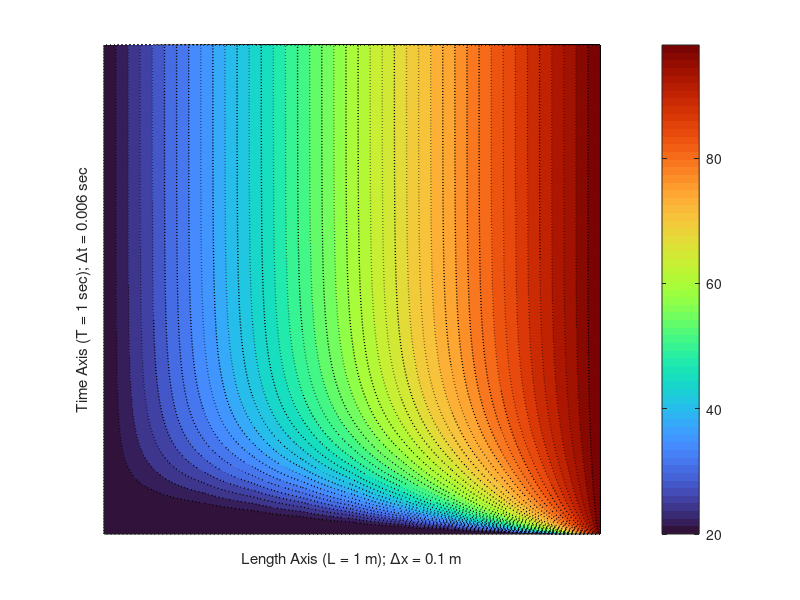
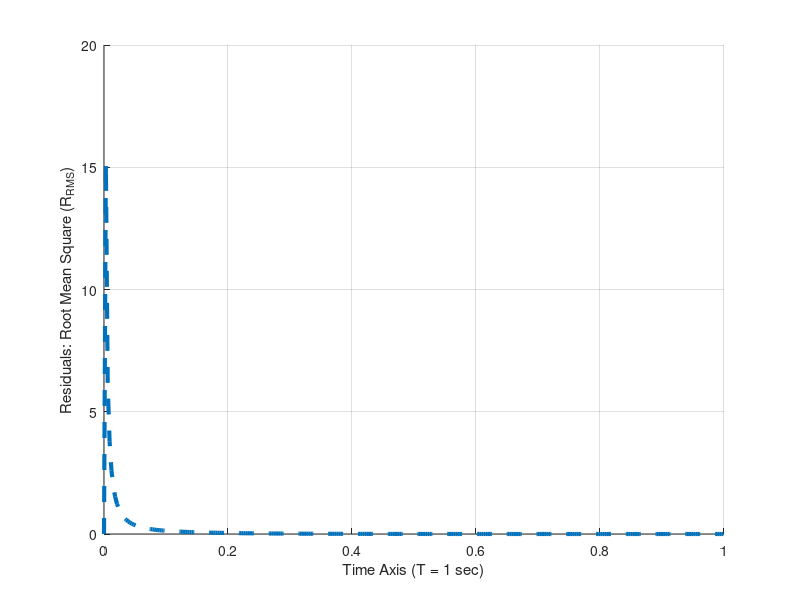

Source code (MATLAB) for these figures, in order:
clear;
clc;
%% ============ Computational Methods: 1-D Heat Equation =============== %%
% The code is iterated to solve for 1-D heat equation using explicit and
% implicit method. For explicit methodology, second order central
% difference in space and forward Euler in time is considered. 
%
% Case: T(x,t=0) = 20
%       T(x=0,t) = 20
%       T(x=1,t) = 100
%       alpha    = 1
%
% Tabulated Variables:
%
% alpha     = Diffusivity Constant (m^2/sec)
% beta      = Itervative Constant
% dt        = Time Step
% dx        = Space Step
% i,j       = Domain Coordinates
% L         = Space Domain (m) 
% R_rms     = Root mean square residuals
% Td        = Time Domain (sec)
% tnstep    = Number of Divisions in time domain
% xnstep    = Number of divisions in space domain
%
% ======================================================================= %

% Defining the input variables:
dt      = 0.003;
dx      = 0.1;
alpha   = 1;
beta    = alpha*dt/((dx)^2);
Td      = 1;
L       = 1;

% Spaced steps:
xnstep   = (L/dx) + 1;
tnstep   = round((Td/dt)) + 1;
T        = zeros(xnstep,tnstep);
T(1,:)   = 20;
T(:,1)   = 20;
T(11,:)  = 100;

% Iteration procedure:
for j = 2:tnstep
    for i = 2:xnstep-1
    Tn(i,j) = T(i,j-1)+ beta*(T(i+1,j-1)-2*T(i,j-1)+T(i-1,j-1));
    T(i,j)  = Tn(i,j);
    end
end

Temp    = T';

% Estimating the residuals of the iteration
for j = 2:tnstep
    for i = 2:xnstep-1
    R(i,j)   = Tn(i,j) - T(i,j-1)+ beta*(T(i+1,j-1)-2*T(i,j-1)+T(i-1,j-1));
    R_rms(j) = sqrt(sum((R(i,j))^2)/(xnstep-1)); 
    end
end

time_step   = [0:dt:1];

figure(1)
hold on
contourf(Temp,40,':','Linewidth',1)
colormap turbo
colorbar
set(gca,'XTick',[], 'YTick', [])
xlabel('Length Axis (L = 1 m); \Deltax = 0.1 m')
ylabel('Time Axis (T = 1 sec); \Deltat = 0.006 sec')
hold off

figure(2)
hold on
plot(time_step,R_rms,'--','Linewidth',3)
xlabel('Time Axis (T = 1 sec)')
ylabel('Residuals: Root Mean Square (R_{RMS})')
grid on
hold off